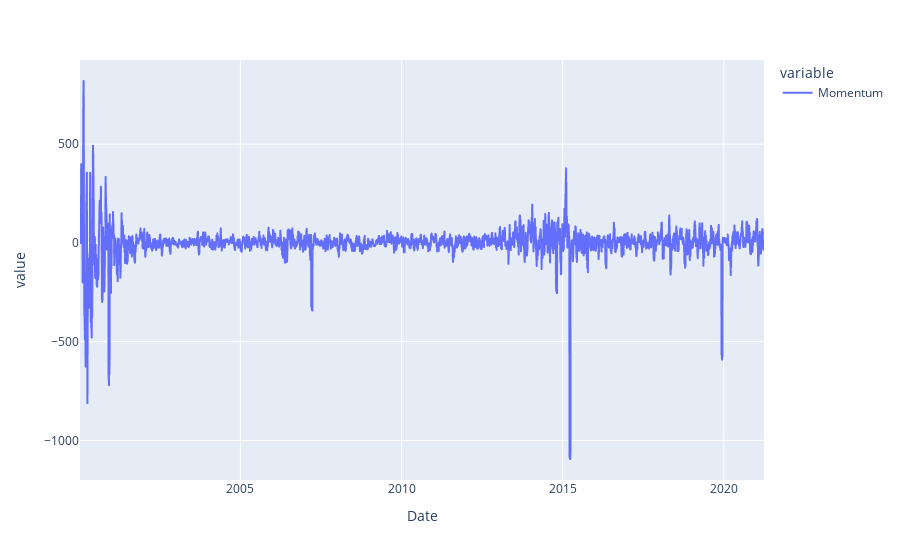

Notebook code cell kept with this figure:
### Code cell
fig = px.line(df, x="Date", y=["Momentum"])
fig.show()

### Figure 1 — Plotly figure (JSON) as saved in the notebook; plotly's stock layout.template omitted (floating-point values rounded to 4 significant figures; data arrays with more than 128 entries replaced by an {"elided": "..."} marker saying what was removed)
{"data": [{"hovertemplate": "variable=Momentum<br>Date=%{x}<br>value=%{y}<extra></extra>", "legendgroup": "Momentum", "line": {"color": "#636efa", "dash": "solid"}, "marker": {"symbol": "circle"}, "mode": "lines", "name": "Momentum", "showlegend": true, "type": "scattergl", "x": {"elided": "5281 str values"}, "xaxis": "x", "y": {"elided": "5281 float values"}, "yaxis": "y"}], "layout": {"legend": {"title": {"text": "variable"}, "tracegroupgap": 0}, "margin": {"t": 60}, "xaxis": {"anchor": "y", "domain": [0, 1], "title": {"text": "Date"}}, "yaxis": {"anchor": "x", "domain": [0, 1], "title": {"text": "value"}}}}
